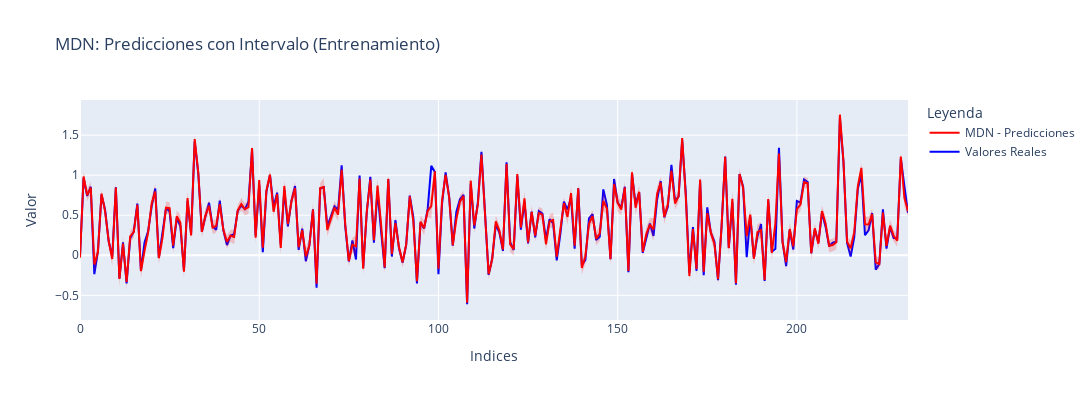

Notebook code for this chart:
### Code cell
# Predicción y desnormalización
pi, mu, sigma = mdn.predict(X_train)
media_esperada, var_esperada, std_esperada = mdn.calcular_estadisticas(pi, mu, sigma)

y_train_np = y_train.cpu().numpy()
media_esperada_np = media_esperada.cpu().numpy().flatten()
std_esperada_np = std_esperada.cpu().numpy().flatten()
y_train_mo = dh.denormalize_value(scales, y_train_np, 'Mo_cumulative')
media_esperada_mo = dh.denormalize_value(scales, media_esperada_np, 'Mo_cumulative')

# Graficar resultados con intervalo de confianza
dh.plot_with_confidence_interval(
    (y_train_mo, 'Valores Reales'),
    (media_esperada_mo, media_esperada_mo - 1.96 * std_esperada_np, media_esperada_mo + 1.96 * std_esperada_np, 'MDN - Predicciones'),
    title='MDN: Predicciones con Intervalo (Entrenamiento)',
    size=(1200, 400)
)

### Figure 1 — Plotly figure (JSON) as saved in the notebook; plotly's stock layout.template omitted (floating-point values rounded to 4 significant figures; data arrays with more than 128 entries replaced by an {"elided": "..."} marker saying what was removed)
{"data": [{"line": {"color": "blue"}, "mode": "lines", "name": "Valores Reales", "type": "scatter", "x": {"elided": "232 int values"}, "y": {"elided": "232 float values"}}, {"line": {"color": "red"}, "mode": "lines", "name": "MDN - Predicciones", "type": "scatter", "x": {"elided": "232 int values"}, "y": {"elided": "232 float values"}}, {"line": {"width": 0}, "mode": "lines", "showlegend": false, "type": "scatter", "x": {"elided": "232 int values"}, "y": {"elided": "232 float values"}}, {"fill": "tonexty", "fillcolor": "rgba(255, 0, 0, 0.2)", "line": {"width": 0}, "mode": "lines", "name": "Intervalo de Confianza", "showlegend": false, "type": "scatter", "x": {"elided": "232 int values"}, "y": {"elided": "232 float values"}}], "layout": {"height": 400, "legend": {"title": {"text": "Leyenda"}}, "showlegend": true, "title": {"text": "MDN: Predicciones con Intervalo (Entrenamiento)"}, "width": 1200, "xaxis": {"title": {"text": "Indices"}}, "yaxis": {"title": {"text": "Valor"}}}}
